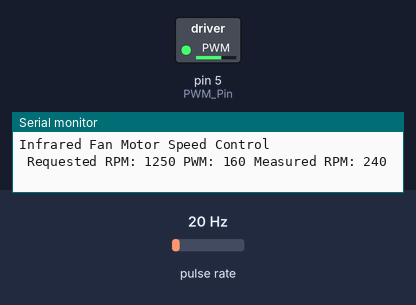
Recording of a sketch running on a simulated Arduino Uno, built with avr-gcc and run on an emulated ATmega328P. Parts: switched loads named in the sketch (green lamp = pin HIGH), the last lines printed to the serial monitor. Wiring (inferred from the names in the program): pulse sensor: data pin 3. The inputs (shaded band) are chosen by the test bench; at power-on: pulse rate 20 Hz.

Above: at 1.2 s.
1.3 s: pulse rate (sensor on pin 3) set to 150 Hz
At 2.1 s:
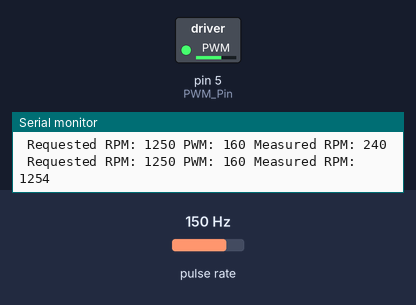
2.8 s: pulse rate (sensor on pin 3) set to 4 Hz
At 11.2 s:
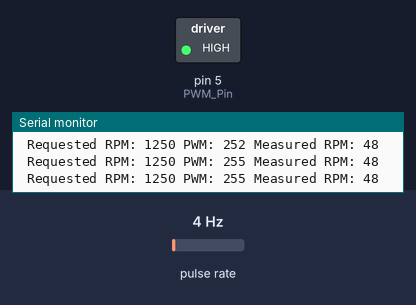
Timing chart, 0 to 12.7 s (numbered marks = the images above; inputs shaded):
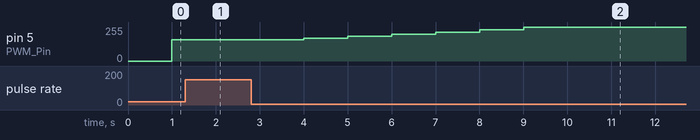

The sketch:

fanspeedcontrol2.ino
```cpp
const int IR_Pin = 3;    // Hall Sensor Output on Pin 3
const int IR_Int = 1;    // Interrupt #1 on Pin 3
const int PWM_Pin = 5;  // PWM output to transistor to motor
volatile int count = 0;  // count interrupts from IR Sensor

void setup()
{
  pinMode(IR_Pin, INPUT_PULLUP); // open collector IR detector
  Serial.begin(9600);
  Serial.println("\n\nInfrared Fan Motor Speed Control");
}

void loop() {

  static int PWMval;
  static float deltaold;
  int nomRPM = 1250; // nominal speed

  count = 0;
  attachInterrupt(IR_Int, IR_ISR, CHANGE);
  delay(1000);               // measure for 1 second
  detachInterrupt(IR_Int);   // disable interrupt

  if(count == 0 & nomRPM > 0){
    PWMval = 255; // full power start
    deltaold = 0;
  }
  else{
    float delta = nomRPM - count*6;
    //if (delta > 0)
      PWMval = PWMval + 0.01*delta + 0.001*deltaold; //0.9*PWMval + 0.1*(PWMval + sqrt(delta));
    deltaold = deltaold + delta;
    //else
    //  PWMval = PWMval - 0.05*delta + 0.95*deltaold; //0.9*PWMval + 0.1*(PWMval - sqrt(-delta));
  }

  PWMval = constrain(PWMval,160,255);

  analogWrite(PWM_Pin,PWMval); // set motor voltage level
  Serial.print(" Requested RPM: "); Serial.print(nomRPM);
  Serial.print(" PWM: "); Serial.print(PWMval);
  Serial.print(" Measured RPM: "); Serial.println(count*6);
}

void IR_ISR() {
  count++;
}
```

Measured:
- after the input at 1.3 s, pin 5 (PWM_Pin): stays 160/255 (without the input it goes to 171/255 after 0.70 s)
- after the input at 2.8 s, pin 5 (PWM_Pin): moves from 160/255 to 255/255 over 6.0 s, starting after 1.2 s
